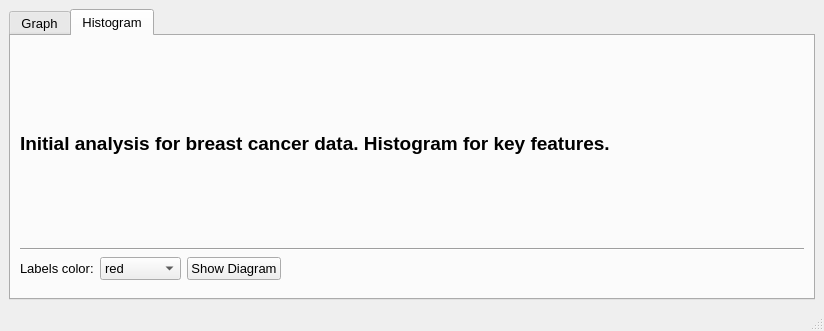
<?xml version="1.0" encoding="UTF-8"?>
<ui version="4.0">
 <class>MainWindow</class>
 <widget class="QMainWindow" name="MainWindow">
  <property name="geometry">
   <rect>
    <x>0</x>
    <y>0</y>
    <width>824</width>
    <height>331</height>
   </rect>
  </property>
  <property name="windowTitle">
   <string>ML Lab  3</string>
  </property>
  <widget class="QWidget" name="centralwidget">
   <layout class="QGridLayout" name="gridLayout">
    <item row="1" column="0">
     <widget class="QTabWidget" name="tabWidget">
      <property name="font">
       <font>
        <pointsize>10</pointsize>
       </font>
      </property>
      <property name="currentIndex">
       <number>1</number>
      </property>
      <widget class="QWidget" name="graph">
       <attribute name="title">
        <string>Graph</string>
       </attribute>
       <layout class="QVBoxLayout" name="verticalLayout_5">
        <item>
         <layout class="QVBoxLayout" name="verticalLayout_4">
          <item>
           <layout class="QHBoxLayout" name="horizontalLayout_9">
            <item>
             <layout class="QHBoxLayout" name="horizontalLayout_8">
              <item>
               <widget class="QGroupBox" name="groupBox">
                <property name="title">
                 <string>Line settings</string>
                </property>
                <layout class="QVBoxLayout" name="verticalLayout">
                 <item>
                  <layout class="QHBoxLayout" name="horizontalLayout_6">
                   <item>
                    <widget class="QLabel" name="label_5">
                     <property name="text">
                      <string>Width:</string>
                     </property>
                    </widget>
                   </item>
                   <item>
                    <widget class="QSpinBox" name="lineWidth">
                     <property name="minimum">
                      <number>1</number>
                     </property>
                     <property name="maximum">
                      <number>10</number>
                     </property>
                    </widget>
                   </item>
                  </layout>
                 </item>
                 <item>
                  <layout class="QHBoxLayout" name="horizontalLayout_3">
                   <item>
                    <widget class="QLabel" name="label">
                     <property name="text">
                      <string>Color:</string>
                     </property>
                    </widget>
                   </item>
                   <item>
                    <widget class="QComboBox" name="lineColor">
                     <item>
                      <property name="text">
                       <string>magenta</string>
                      </property>
                     </item>
                     <item>
                      <property name="text">
                       <string>red</string>
                      </property>
                     </item>
                     <item>
                      <property name="text">
                       <string>blue</string>
                      </property>
                     </item>
                     <item>
                      <property name="text">
                       <string>green</string>
                      </property>
                     </item>
                     <item>
                      <property name="text">
                       <string>cyan</string>
                      </property>
                     </item>
                     <item>
                      <property name="text">
                       <string>yellow</string>
                      </property>
                     </item>
                     <item>
                      <property name="text">
                       <string>black</string>
                      </property>
                     </item>
                     <item>
                      <property name="text">
                       <string>white</string>
                      </property>
                     </item>
                    </widget>
                   </item>
                  </layout>
                 </item>
                 <item>
                  <layout class="QHBoxLayout" name="horizontalLayout_2">
                   <item>
                    <widget class="QLabel" name="label_4">
                     <property name="text">
                      <string>Style:</string>
                     </property>
                    </widget>
                   </item>
                   <item>
                    <widget class="QComboBox" name="lineStyle">
                     <item>
                      <property name="text">
                       <string>solid</string>
                      </property>
                     </item>
                     <item>
                      <property name="text">
                       <string>dashed</string>
                      </property>
                     </item>
                     <item>
                      <property name="text">
                       <string>dashdot</string>
                      </property>
                     </item>
                     <item>
                      <property name="text">
                       <string>dotted</string>
                      </property>
                     </item>
                    </widget>
                   </item>
                  </layout>
                 </item>
                </layout>
               </widget>
              </item>
              <item>
               <widget class="Line" name="line_7">
                <property name="orientation">
                 <enum>Qt::Vertical</enum>
                </property>
               </widget>
              </item>
              <item>
               <widget class="QGroupBox" name="groupBox_2">
                <property name="title">
                 <string>Marker settings</string>
                </property>
                <layout class="QVBoxLayout" name="verticalLayout_3">
                 <item>
                  <layout class="QHBoxLayout" name="horizontalLayout_5">
                   <item>
                    <widget class="QLabel" name="label_6">
                     <property name="text">
                      <string>Count:</string>
                     </property>
                    </widget>
                   </item>
                   <item>
                    <widget class="QSpinBox" name="markerCount">
                     <property name="maximum">
                      <number>200</number>
                     </property>
                     <property name="value">
                      <number>120</number>
                     </property>
                    </widget>
                   </item>
                  </layout>
                 </item>
                 <item>
                  <layout class="QHBoxLayout" name="horizontalLayout">
                   <item>
                    <widget class="QLabel" name="label_2">
                     <property name="text">
                      <string>Color:</string>
                     </property>
                    </widget>
                   </item>
                   <item>
                    <widget class="QComboBox" name="markerColor">
                     <item>
                      <property name="text">
                       <string>blue</string>
                      </property>
                     </item>
                     <item>
                      <property name="text">
                       <string>red</string>
                      </property>
                     </item>
                     <item>
                      <property name="text">
                       <string>green</string>
                      </property>
                     </item>
                     <item>
                      <property name="text">
                       <string>cyan</string>
                      </property>
                     </item>
                     <item>
                      <property name="text">
                       <string>magenta</string>
                      </property>
                     </item>
                     <item>
                      <property name="text">
                       <string>yellow</string>
                      </property>
                     </item>
                     <item>
                      <property name="text">
                       <string>black</string>
                      </property>
                     </item>
                     <item>
                      <property name="text">
                       <string>white</string>
                      </property>
                     </item>
                    </widget>
                   </item>
                  </layout>
                 </item>
                 <item>
                  <layout class="QHBoxLayout" name="horizontalLayout_4">
                   <item>
                    <widget class="QLabel" name="label_3">
                     <property name="text">
                      <string>Style:</string>
                     </property>
                    </widget>
                   </item>
                   <item>
                    <widget class="QComboBox" name="markerStyle">
                     <item>
                      <property name="text">
                       <string>point</string>
                      </property>
                     </item>
                     <item>
                      <property name="text">
                       <string>none</string>
                      </property>
                     </item>
                     <item>
                      <property name="text">
                       <string>pixel</string>
                      </property>
                     </item>
                     <item>
                      <property name="text">
                       <string>circle</string>
                      </property>
                     </item>
                     <item>
                      <property name="text">
                       <string>octagon</string>
                      </property>
                     </item>
                     <item>
                      <property name="text">
                       <string>square</string>
                      </property>
                     </item>
                     <item>
                      <property name="text">
                       <string>triangle_down</string>
                      </property>
                     </item>
                     <item>
                      <property name="text">
                       <string>triangle_up</string>
                      </property>
                     </item>
                     <item>
                      <property name="text">
                       <string>star</string>
                      </property>
                     </item>
                     <item>
                      <property name="text">
                       <string>plus_filled</string>
                      </property>
                     </item>
                    </widget>
                   </item>
                  </layout>
                 </item>
                </layout>
               </widget>
              </item>
             </layout>
            </item>
            <item>
             <spacer name="horizontalSpacer">
              <property name="orientation">
               <enum>Qt::Horizontal</enum>
              </property>
              <property name="sizeHint" stdset="0">
               <size>
                <width>40</width>
                <height>20</height>
               </size>
              </property>
             </spacer>
            </item>
           </layout>
          </item>
          <item>
           <widget class="Line" name="line_4">
            <property name="orientation">
             <enum>Qt::Horizontal</enum>
            </property>
           </widget>
          </item>
          <item>
           <layout class="QHBoxLayout" name="horizontalLayout_10">
            <item>
             <widget class="QLabel" name="label_8">
              <property name="font">
               <font>
                <pointsize>14</pointsize>
                <weight>75</weight>
                <bold>true</bold>
               </font>
              </property>
              <property name="text">
               <string>Function:Y(x) = cos(x ^ 2) / x, x = [1...10]</string>
              </property>
             </widget>
            </item>
            <item>
             <widget class="QPushButton" name="show_plot">
              <property name="text">
               <string>Show Graphic</string>
              </property>
             </widget>
            </item>
            <item>
             <spacer name="horizontalSpacer_2">
              <property name="orientation">
               <enum>Qt::Horizontal</enum>
              </property>
              <property name="sizeHint" stdset="0">
               <size>
                <width>40</width>
                <height>20</height>
               </size>
              </property>
             </spacer>
            </item>
           </layout>
          </item>
         </layout>
        </item>
       </layout>
      </widget>
      <widget class="QWidget" name="tab_2">
       <attribute name="title">
        <string>Histogram</string>
       </attribute>
       <layout class="QVBoxLayout" name="verticalLayout_2">
        <item>
         <widget class="QLabel" name="label_9">
          <property name="font">
           <font>
            <pointsize>14</pointsize>
            <weight>75</weight>
            <bold>true</bold>
           </font>
          </property>
          <property name="text">
           <string>Initial analysis for breast cancer data. Histogram for key features.</string>
          </property>
         </widget>
        </item>
        <item>
         <widget class="Line" name="line_3">
          <property name="orientation">
           <enum>Qt::Horizontal</enum>
          </property>
         </widget>
        </item>
        <item>
         <layout class="QHBoxLayout" name="horizontalLayout_7">
          <item>
           <widget class="QLabel" name="label_777">
            <property name="text">
             <string>Labels color:</string>
            </property>
           </widget>
          </item>
          <item>
           <widget class="QComboBox" name="labels_color">
            <item>
             <property name="text">
              <string>red</string>
             </property>
            </item>
            <item>
             <property name="text">
              <string>blue</string>
             </property>
            </item>
            <item>
             <property name="text">
              <string>green</string>
             </property>
            </item>
            <item>
             <property name="text">
              <string>cyan</string>
             </property>
            </item>
            <item>
             <property name="text">
              <string>magenta</string>
             </property>
            </item>
            <item>
             <property name="text">
              <string>yellow</string>
             </property>
            </item>
            <item>
             <property name="text">
              <string>black</string>
             </property>
            </item>
            <item>
             <property name="text">
              <string>white</string>
             </property>
            </item>
           </widget>
          </item>
          <item>
           <widget class="QPushButton" name="show_histogram">
            <property name="text">
             <string>Show Diagram</string>
            </property>
           </widget>
          </item>
          <item>
           <spacer name="horizontalSpacer_3">
            <property name="orientation">
             <enum>Qt::Horizontal</enum>
            </property>
            <property name="sizeHint" stdset="0">
             <size>
              <width>40</width>
              <height>20</height>
             </size>
            </property>
           </spacer>
          </item>
         </layout>
        </item>
        <item>
         <widget class="Line" name="line_2">
          <property name="lineWidth">
           <number>0</number>
          </property>
          <property name="orientation">
           <enum>Qt::Horizontal</enum>
          </property>
         </widget>
        </item>
       </layout>
      </widget>
     </widget>
    </item>
   </layout>
  </widget>
  <widget class="QMenuBar" name="menubar">
   <property name="geometry">
    <rect>
     <x>0</x>
     <y>0</y>
     <width>824</width>
     <height>26</height>
    </rect>
   </property>
  </widget>
  <widget class="QStatusBar" name="statusbar"/>
 </widget>
 <resources/>
 <connections/>
</ui>
